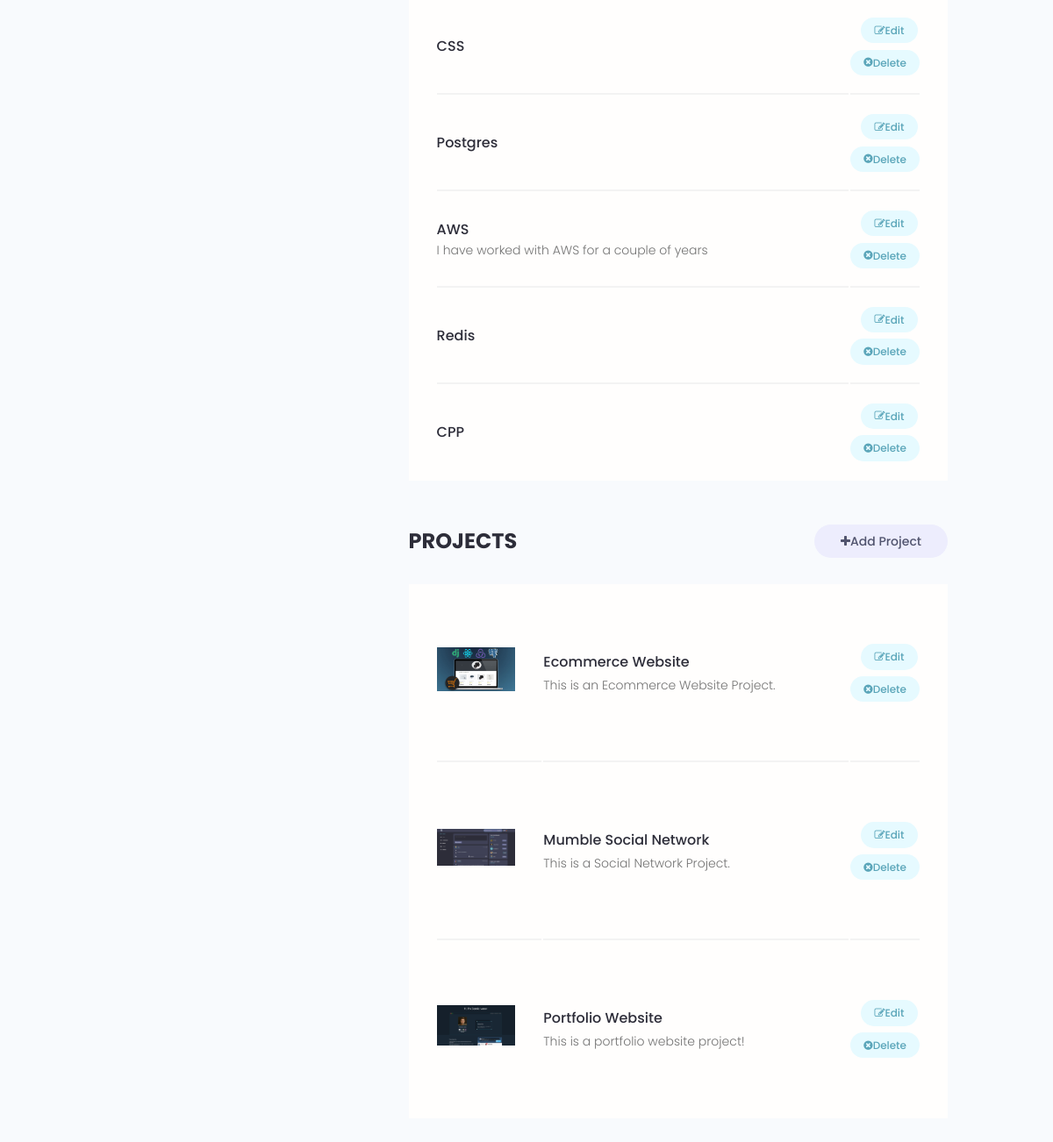
Before: /account/ (signed in, lower part) with the older database file.
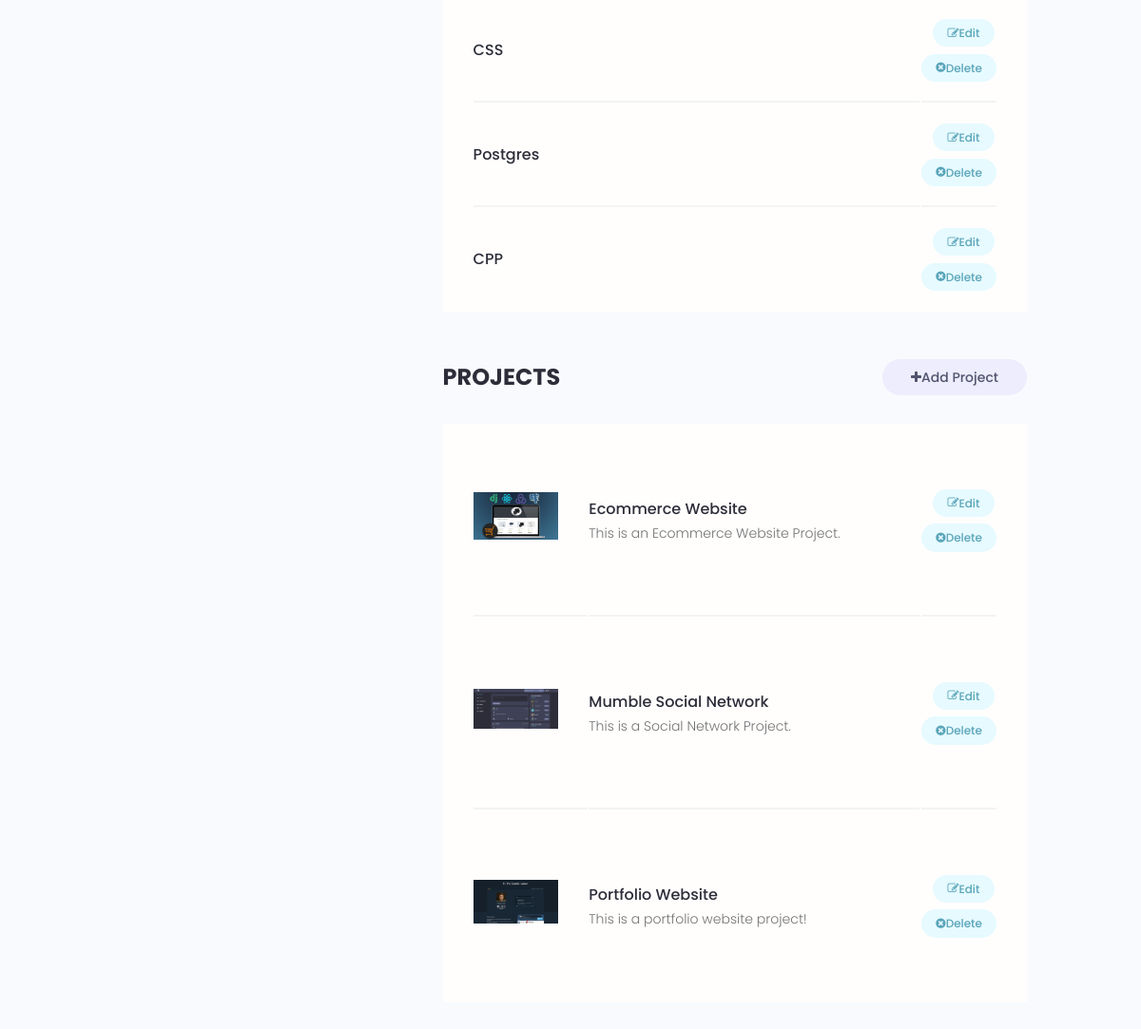
After: the same page with the newer database file.
### usersApp/models.py (models this page shows, shortened)
class Skill(models.Model):
    owner = models.ForeignKey(Profile, on_delete=models.CASCADE, null=True, blank=True) # A user / profile can have many skills
    name = models.CharField(max_length=200, null=True, blank=True)
    description = models.TextField(null=True, blank=True)
    created = models.DateTimeField(auto_now_add=True)
    id = models.UUIDField(default=uuid.uuid4, unique=True, primary_key=True, editable=False)

### projectsApp/models.py (models this page shows, shortened)
class Project(models.Model):
    owner = models.ForeignKey(Profile, null=True, blank=True, on_delete=models.SET_NULL) # We want to connect a project to a specific user profile - many-to-one relationship
    title = models.CharField(max_length=200)   # By default null=False - required to enter data in this field (for the database)
    description = models.TextField(null=True, blank=True)  # Does NOT require to enter data in this field! blank is the same but for django form to be submitted! We can submit a form without adding this!
    featured_image = models.ImageField(null=True, blank=True, default="default.jpg") # B/c its in "images" folder no need to specify path, otherwise path needed
    demo_link = models.CharField(max_length=2000, null=True, blank=True)
    source_link = models.CharField(max_length=2000, null=True, blank=True)
    tags = models.ManyToManyField('Tag', blank=True)  # The tag can be connected to many models
    vote_total = models.IntegerField(default=0, null=True, blank=True)
    vote_ratio = models.IntegerField(default=0, null=True, blank=True)
    created = models.DateTimeField(auto_now_add=True)
    id = models.UUIDField(default=uuid.uuid4, unique=True, primary_key=True, editable=False)
    class Meta:
        ordering = ['created'] # Order projects oldest to newest (for newst to oldest do '-created')

### usersApp/views.py (the view)
# urls.py: path('account/', views.userAccount, name="account"),
@login_required(login_url='login')
def userAccount(request):
    profile = request.user.profile
    skills =  profile.skill_set.all()
    projects = profile.project_set.all()
    context = {'profile':profile, 'skills':skills, 'projects':projects}
    return render(request, 'usersApp/account.html', context)

### usersApp/templates/usersApp/account.html (shortened to what this page needs)
{% extends 'main.html' %}
{% block content %}
  <main class="settingsPage profile my-md">
    <div class="container">
      <div class="layout">
        <div class="column column--1of3">
        </div>
        <div class="column column--2of3">
          <table class="settings__table">
            {% for skill in skills %}
            <tr>
              <td class="settings__tableInfo">
                <h4>{{skill.name}}</h4>
                <p>
                  {{skill.description}}
                </p>
              </td>
              <td class="settings__tableActions">
                <a class="tag tag--pill tag--main settings__btn" href="{% url 'update-skill' skill.id %}"><i class="fa fa-edit"></i>Edit</a>
                <a class="tag tag--pill tag--main settings__btn" href="{% url 'delete-skill' skill.id %}?next=/account"><i class="fa fa-times-circle"></i>Delete</a>
              </td>
            </tr>
            {% endfor %}
          </table>
          <div class="settings">
            <h3 class="settings__title">Projects</h3>
            <a class="tag tag--pill tag--sub settings__btn tag--lg" href="{% url 'create-project' %}"><i class="fa fa-plus"></i>Add Project</a>
          </div>
          <table class="settings__table">
            {% for project in projects %}
            <tr>
              <td class="settings__thumbnail">
                <a href="{% url 'project' project.id %}"><img src="{{project.featured_image.url}}" alt="Project Thumbnail" /></a>
              </td>
              <td class="settings__tableInfo">
                <a href="{% url 'project' project.id %}">{{project.title}}</a>
                <p>
                   {{project.description|slice:"150"}}
                </p>
              </td>
              <td class="settings__tableActions">
                <a class="tag tag--pill tag--main settings__btn" href="{% url 'update-project' project.id %}"><i class="fa fa-edit"></i> Edit</a>
                <a class="tag tag--pill tag--main settings__btn" href="{% url 'delete-project' project.id %}?next=/account"><i class="fa fa-times-circle"></i>
                  Delete</a>
              </td>
            </tr>
            {% endfor  %}
          </table>
        </div>
      </div>
    </div>
  </main>
{% endblock content %}

Changed rows visible on the page:
removed Skill: name "AWS", description "I have worked with AWS for a couple of years"
removed Skill: name "Redis"
